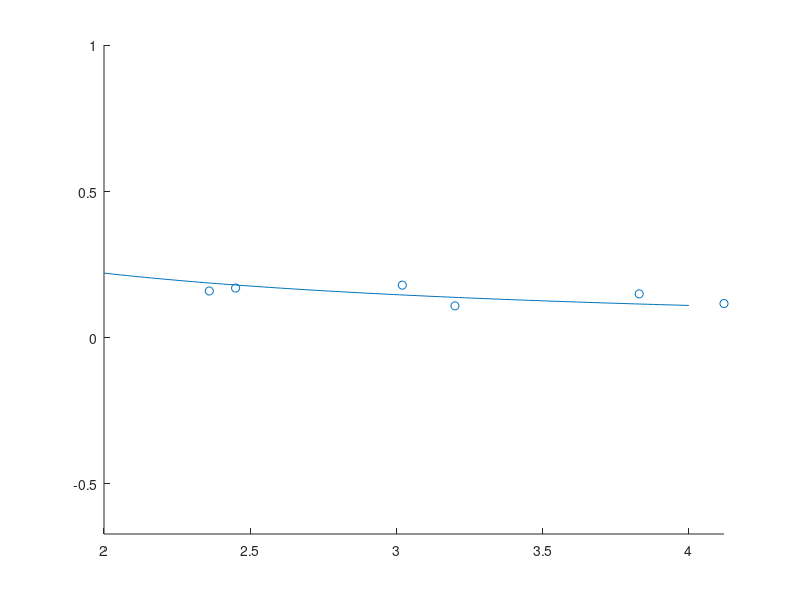

Recreate this plot in MATLAB.
AR = [3.02, 4.12, 3.83, 2.45, 3.2, 2.36];
K = [0.18, 0.117, 0.15, 0.17, 0.109, 0.16];
e = 1 ./ (pi .* AR .* K);

figure(1);
clf;
scatter(AR, K);
hold on;
plot(linspace(2, 4, 100), 1 ./ (pi .* linspace(2, 4, 100) .* mean(e)));
axis equal;
